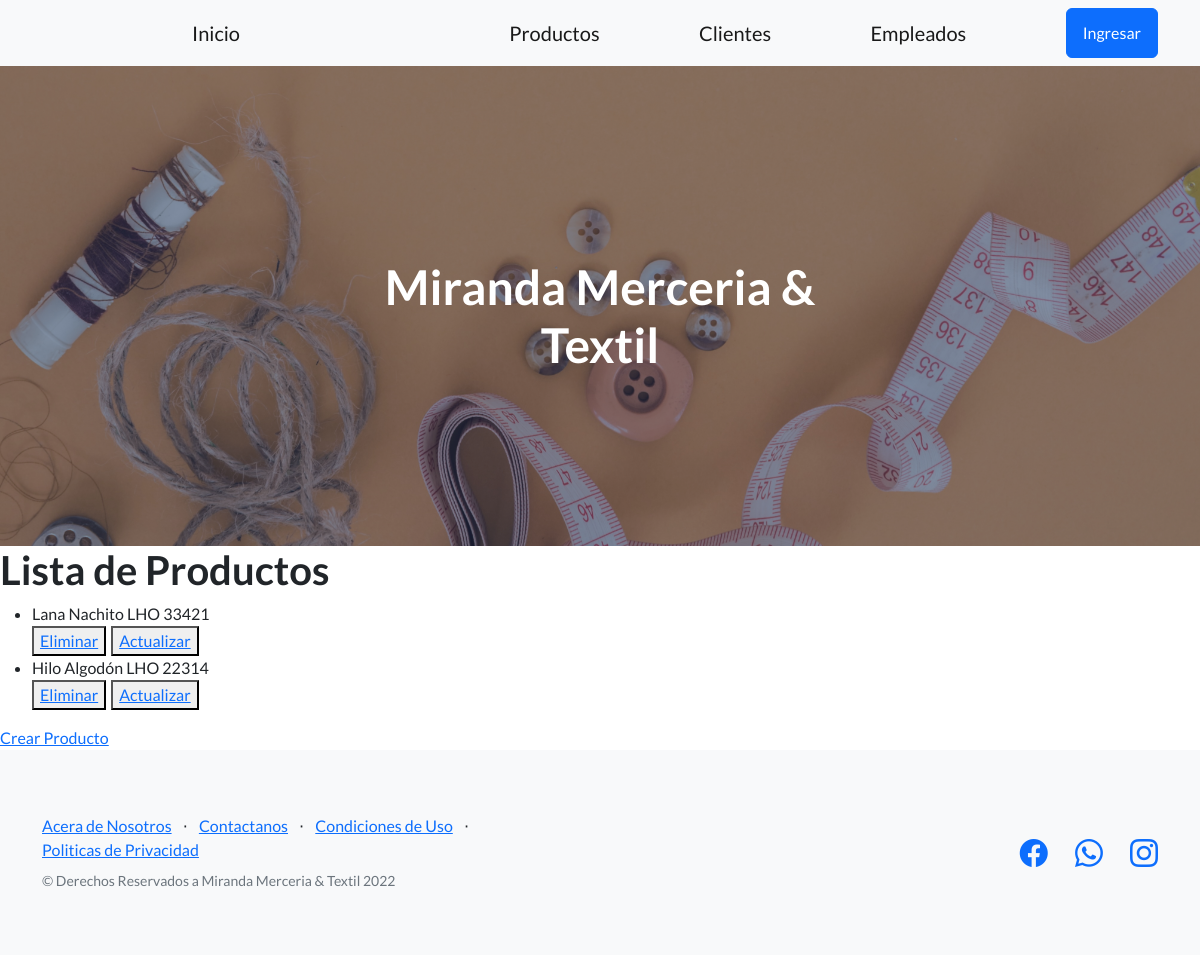
Before: /app-miranda/lista-producto/ with the older database file.
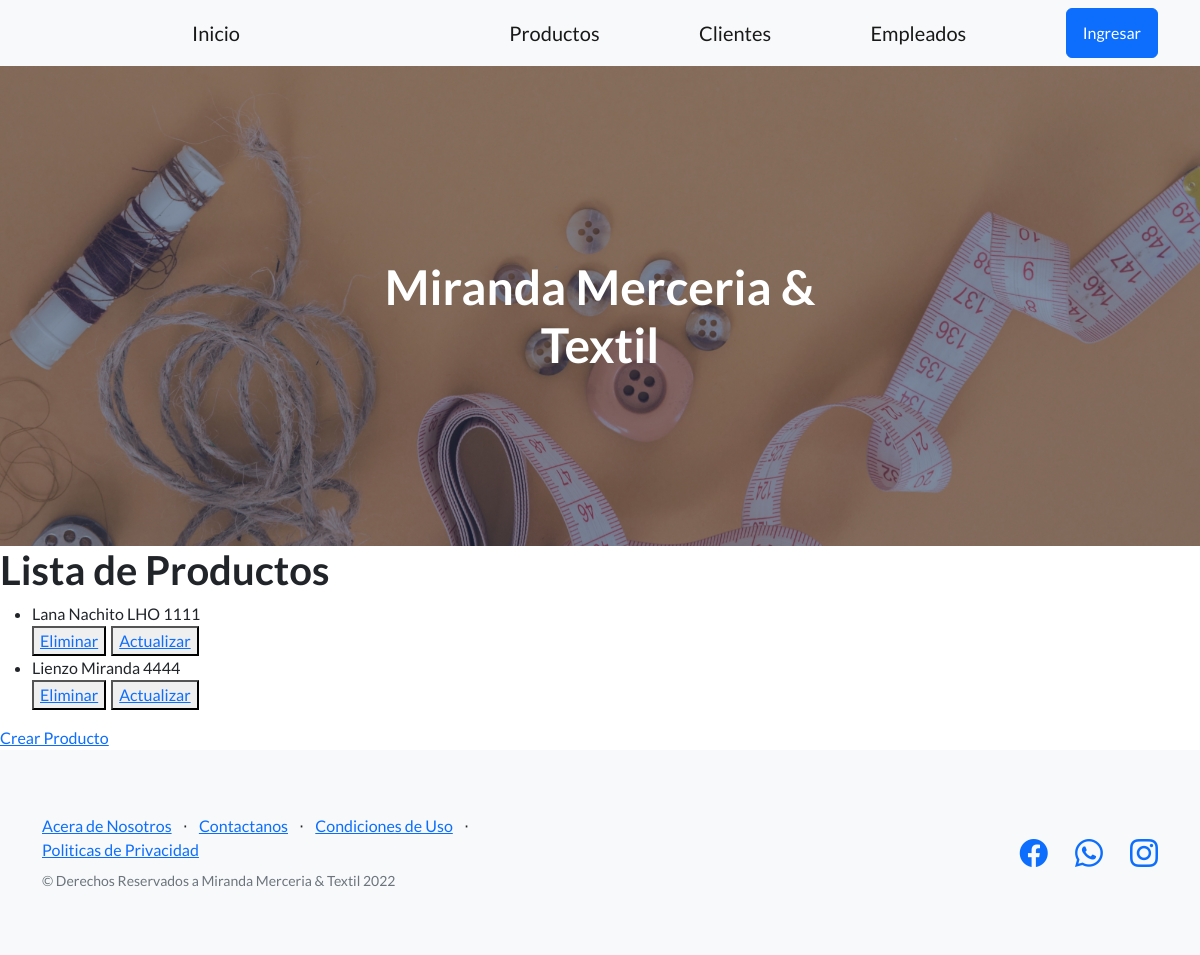
After: the same page with the newer database file.
### AppMiranda/models.py (models this page shows)
class Producto(models.Model):
    nombre=models.CharField(max_length=40)
    marca=models.CharField(max_length=40)
    codigo=models.IntegerField()
    def __str__(self):
        return f'{self.nombre}  {self.marca}  {self.codigo}'

### AppMiranda/views.py (the view)
# urls.py: path('lista-producto/', ProductoList.as_view(), name='ListaProductos'),
class ProductoList(ListView):
    model = Producto
    template_name = 'producto_list.html'
    context_object_name = "productos"

### miranda/templates/producto_list.html (shortened to what this page needs)
{% extends 'padre.html' %}
{% block contenidoQueCambia %}
<h1>Lista de Productos</h1>
<ul>
    {% for producto in productos %}
        <li>
            {{producto}}
        </li>
        <div style="display: flex; column-gap: 5px;">
            <button>
                <a href="{% url 'EliminaProducto' producto.id %}"> Eliminar </a>
            </button>
            <button>
                <a href="{% url 'ActualizaProducto' producto.id %}"> Actualizar </a>
            </button>
        </div>
    {% endfor %}
</ul>
<a href="{% url 'CreaProducto' %}">Crear Producto</a>
{% endblock contenidoQueCambia %}

Changed rows visible on the page:
removed Producto: nombre+marca+codigo "Lana Nachito LHO 33421"
removed Producto: nombre+marca+codigo "Hilo Algodón LHO 22314"
added Producto: nombre+marca+codigo "Lana Nachito LHO 1111"
added Producto: nombre+marca+codigo "Lienzo Miranda 4444"
